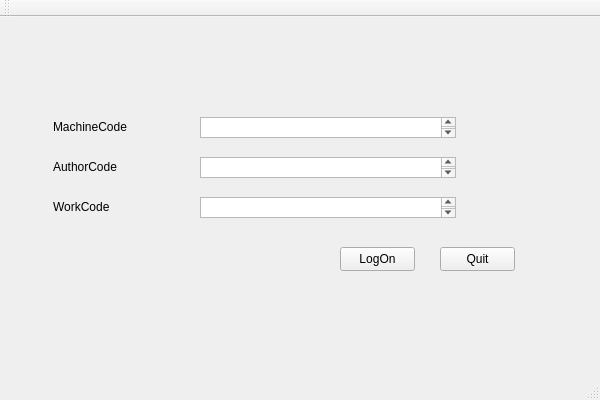
<?xml version="1.0" encoding="UTF-8"?>
<ui version="4.0">
 <class>QtWidgetsApplication1Class</class>
 <widget class="QMainWindow" name="QtWidgetsApplication1Class">
  <property name="geometry">
   <rect>
    <x>0</x>
    <y>0</y>
    <width>600</width>
    <height>400</height>
   </rect>
  </property>
  <property name="windowTitle">
   <string>QtWidgetsApplication1</string>
  </property>
  <widget class="QWidget" name="centralWidget">
   <widget class="QPushButton" name="PBEnroll">
    <property name="geometry">
     <rect>
      <x>340</x>
      <y>230</y>
      <width>75</width>
      <height>24</height>
     </rect>
    </property>
    <property name="text">
     <string>LogOn</string>
    </property>
   </widget>
   <widget class="QPushButton" name="PBBack">
    <property name="geometry">
     <rect>
      <x>440</x>
      <y>230</y>
      <width>75</width>
      <height>24</height>
     </rect>
    </property>
    <property name="text">
     <string>Quit</string>
    </property>
   </widget>
   <widget class="QLabel" name="TMachineCode">
    <property name="geometry">
     <rect>
      <x>53</x>
      <y>100</y>
      <width>111</width>
      <height>20</height>
     </rect>
    </property>
    <property name="text">
     <string>MachineCode</string>
    </property>
   </widget>
   <widget class="QLabel" name="TAuthorizeCode">
    <property name="geometry">
     <rect>
      <x>53</x>
      <y>140</y>
      <width>111</width>
      <height>20</height>
     </rect>
    </property>
    <property name="text">
     <string>AuthorCode</string>
    </property>
   </widget>
   <widget class="QLabel" name="TCooperateCode">
    <property name="geometry">
     <rect>
      <x>53</x>
      <y>180</y>
      <width>111</width>
      <height>20</height>
     </rect>
    </property>
    <property name="text">
     <string>WorkCode</string>
    </property>
   </widget>
   <widget class="QTextBrowser" name="TBMachineNum">
    <property name="geometry">
     <rect>
      <x>200</x>
      <y>100</y>
      <width>256</width>
      <height>21</height>
     </rect>
    </property>
    <property name="openExternalLinks">
     <bool>false</bool>
    </property>
    <property name="openLinks">
     <bool>true</bool>
    </property>
   </widget>
   <widget class="QTextBrowser" name="TBAuthorizeNum">
    <property name="geometry">
     <rect>
      <x>200</x>
      <y>140</y>
      <width>256</width>
      <height>21</height>
     </rect>
    </property>
   </widget>
   <widget class="QTextBrowser" name="TBAuthorizeNum_2">
    <property name="geometry">
     <rect>
      <x>200</x>
      <y>180</y>
      <width>256</width>
      <height>21</height>
     </rect>
    </property>
   </widget>
  </widget>
  <widget class="QMenuBar" name="menuBar">
   <property name="geometry">
    <rect>
     <x>0</x>
     <y>0</y>
     <width>600</width>
     <height>22</height>
    </rect>
   </property>
  </widget>
  <widget class="QToolBar" name="mainToolBar">
   <attribute name="toolBarArea">
    <enum>TopToolBarArea</enum>
   </attribute>
   <attribute name="toolBarBreak">
    <bool>false</bool>
   </attribute>
  </widget>
  <widget class="QStatusBar" name="statusBar"/>
 </widget>
 <layoutdefault spacing="6" margin="11"/>
 <resources>
  <include location="QtWidgetsApplication1.qrc"/>
 </resources>
 <connections/>
</ui>
